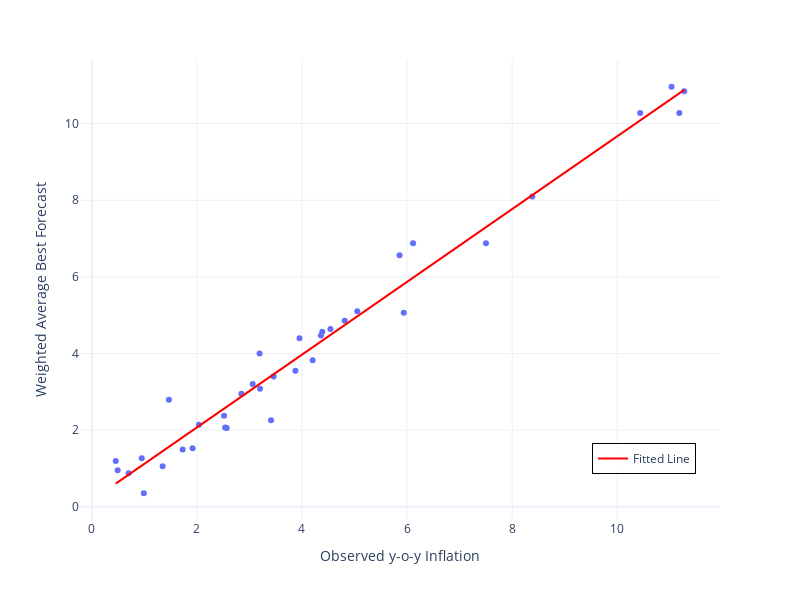

Write notebook code for a chart like this one.
### Code cell
# Create a scatter plot
fig = px.scatter(only_validation, x='cpi', y='w_avg_best')
# Fit a line to the data
fit = np.polyfit(only_validation['cpi'], only_validation['w_avg_best'], deg=1)
fit_fn = np.poly1d(fit)
# Add the fitted line to the plot
fig.add_trace(go.Scatter(
    x=only_validation['cpi'], 
    y=fit_fn(only_validation['cpi']), 
    mode='lines', 
    name='Fitted Line',
    line=dict(color='red', width=2)
))

# Update layout for better visualization
fig.update_layout(
    xaxis_title='Observed y-o-y Inflation',
    yaxis_title='Weighted Average Best Forecast',
    template='plotly_white',
    width=800, 
    height=600,
    legend=dict(
        x=0.8,
        y=0.1,
        bgcolor='rgba(255, 255, 255, 0.8)',
        bordercolor='black',
        borderwidth=1
    ),
    title=dict(
        x=0.5,
        xanchor='center'
    )
)

# Show the plot
fig.show()

### Figure 1 — Plotly figure (JSON) as saved in the notebook; plotly's stock layout.template omitted (floating-point values rounded to 4 significant figures)
{"data": [{"hovertemplate": "cpi=%{x}<br>w_avg_best=%{y}<extra></extra>", "legendgroup": "", "marker": {"color": "#636efa", "symbol": "circle"}, "mode": "markers", "name": "", "orientation": "v", "showlegend": false, "type": "scatter", "x": [4.204, 8.383, 11.03, 11.27, 11.18, 10.43, 5.857, 4.542, 4.387, 4.361, 4.814, 5.052, 7.501, 6.114, 5.937, 3.194, 3.062, 3.203, 3.876, 2.569, 0.9509, 1.349, 1.73, 1.918, 2.538, 3.412, 1.469, 0.4567, 0.9905, 0.4926, 0.7015, 2.039, 2.848, 2.517, 3.46, 3.954], "xaxis": "x", "y": [3.825, 8.097, 10.96, 10.85, 10.28, 10.28, 6.563, 4.638, 4.569, 4.47, 4.852, 5.106, 6.88, 6.879, 5.066, 4.0, 3.205, 3.083, 3.551, 2.058, 1.268, 1.063, 1.5, 1.526, 2.069, 2.259, 2.796, 1.194, 0.3553, 0.9543, 0.876, 2.14, 2.951, 2.38, 3.402, 4.4], "yaxis": "y"}, {"line": {"color": "red", "width": 2}, "mode": "lines", "name": "Fitted Line", "type": "scatter", "x": [4.204, 8.383, 11.03, 11.27, 11.18, 10.43, 5.857, 4.542, 4.387, 4.361, 4.814, 5.052, 7.501, 6.114, 5.937, 3.194, 3.062, 3.203, 3.876, 2.569, 0.9509, 1.349, 1.73, 1.918, 2.538, 3.412, 1.469, 0.4567, 0.9905, 0.4926, 0.7015, 2.039, 2.848, 2.517, 3.46, 3.954], "y": [4.164, 8.133, 10.65, 10.88, 10.79, 10.08, 5.734, 4.485, 4.338, 4.313, 4.743, 4.97, 7.296, 5.978, 5.81, 3.204, 3.08, 3.213, 3.852, 2.611, 1.074, 1.452, 1.814, 1.993, 2.581, 3.412, 1.566, 0.6049, 1.112, 0.639, 0.8375, 2.108, 2.876, 2.561, 3.457, 3.926]}], "layout": {"height": 600, "legend": {"bgcolor": "rgba(255, 255, 255, 0.8)", "bordercolor": "black", "borderwidth": 1, "tracegroupgap": 0, "x": 0.8, "y": 0.1}, "margin": {"t": 60}, "title": {"x": 0.5, "xanchor": "center"}, "width": 800, "xaxis": {"anchor": "y", "domain": [0, 1], "title": {"text": "Observed y-o-y Inflation"}}, "yaxis": {"anchor": "x", "domain": [0, 1], "title": {"text": "Weighted Average Best Forecast"}}}}
